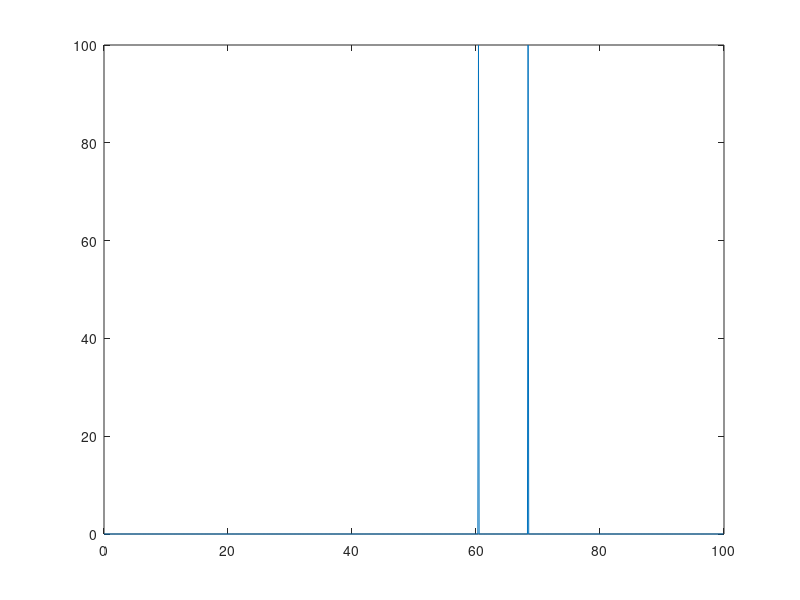

MATLAB code for this plot: (Note: this script raises an error after producing the figure.)
% Simulation data for supplemetary Figure3 & 4: 
% Authors: Mengyuan Wang and Yuye Ling
% 
% M defines the sampling number of the spectral interferogram
% N defines the grid size of the original function
% T defines the grid size of the reconstructed function
close all;
    SNR =  15; 
    separation= 80; 
    lambda= [10,100,500,1000]; 
    dz = 1e-6
%     dz = [1,4,8]* 1e-6;
    M = 500;
    N = 1000;
    T = 400;
 % Simulation set-up
    lambda0 = 1310e-9;
    FWHM_lambda = 30e-9;
    lambda_st = lambda0 - 50e-9;
    lambda_end = lambda0 + 50e-9;
    k_st = 2 * pi / lambda_end;
    k_end = 2 * pi / lambda_st;
    k0 = 2 * pi / lambda0;
    delta_k = (pi / sqrt(log(2))) * (FWHM_lambda / lambda0^2);
    k = linspace(2 * pi / lambda_st, 2 * pi / lambda_end, M)';
    Sk = exp(-((k-k0)/delta_k).^2);
    dz_fft = 0.5 * 1 / (1 / lambda_st - 1 / lambda_end);
%     dz = dz_fft
    dz0 = 0.1e-6;
     for p= 1: length(dz)
%define two grids:grids in object domain and reconstruction domain
    gridObj = linspace(0, (N - 1) * dz0, N )';
    gridRec = linspace(0, (T - 1) * dz(p), T )';
    [X0, Y0] = meshgrid(gridObj, k);
    [X, Y] = meshgrid(gridRec, k);
    matFourObj =(exp(2j * X0 .* Y0));
    matFourRec = (exp(2j .* X .* Y));
    specObj = repmat( Sk, 1 , N);
    specRec = repmat( Sk, 1 , T);

    result = zeros(2, N);

 
% Random noise: 
    noise =  randn(M,1);
% Define the actual axial function as xtrue
    rtrue = zeros(N, 1);
%   xtrue(61:90) = 100;
    startpoint = randi([100 800],1,1); 
    rtrue( startpoint ) = 100;
    rtrue( startpoint + separation) = 100;
    z_range = (N - 1) * 1 * dz0;
    Original_z = linspace(0, z_range, N) * 1e6;  
    
    figure
    plot(Original_z,rtrue );
     hold on
    matTranObj = specObj .* matFourObj;
    matTranRec = specRec .* matFourRec; 
    b = matTranObj * rtrue;
    i = 1;
    noise = noise .* sqrt((sum(abs(b).^2) / 10^(SNR/10)) ./ sum(abs(noise).^2));
    bn = b + noise;
    D = eye(T);
    
 for s =1: length(lambda) 
    [x, history] = lasso((matTranRec), bn, D, lambda(s), 10, 1);
    Reconstructed_z = linspace(0, dz(p) * (T-1), T) * 1e6;
   plot(Reconstructed_z, abs(x'));
   str{s}=['lambda=',num2str(lambda(s))];
%    ans = SNR(s)
end
 legend('Object',str)
end